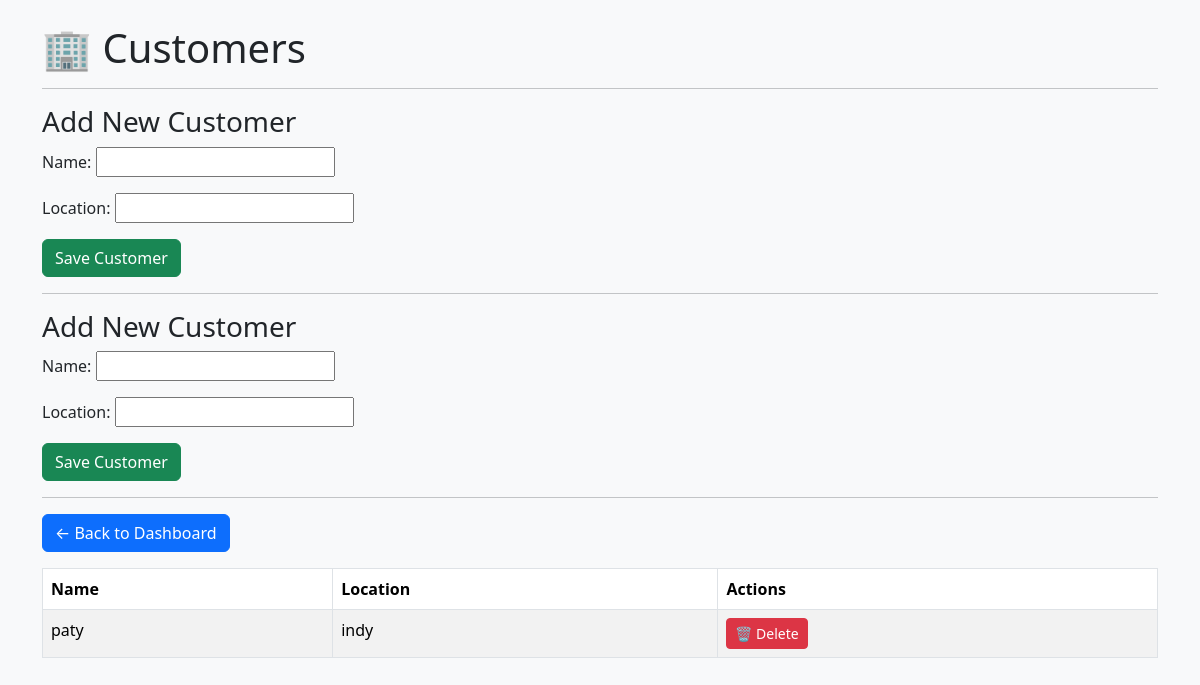
/customers/, run on an earlier commit of the app's database.
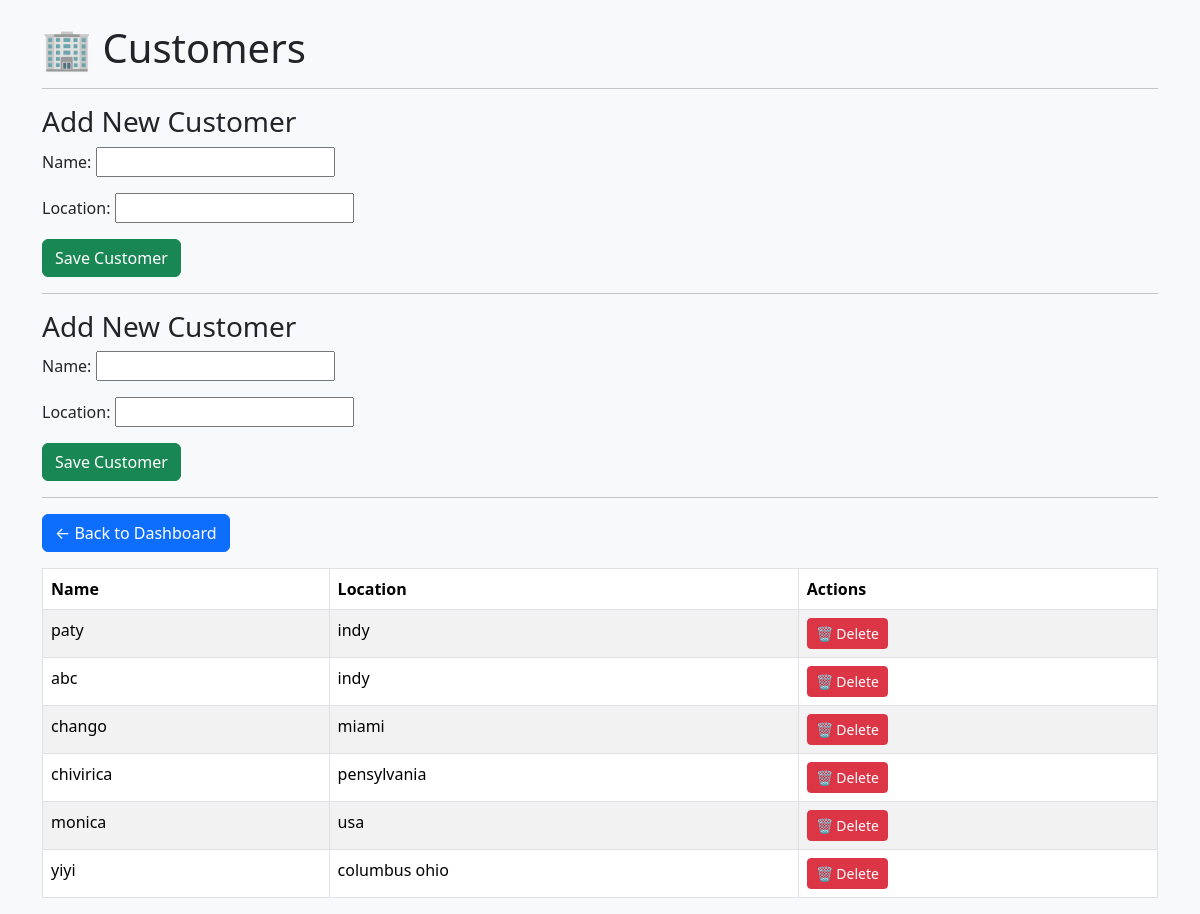
And on a later commit of the database.
### fleet/models.py (models this page shows, shortened)
class Customer(models.Model):
    name=models.CharField(max_length=100)
    location=models.CharField(max_length=200)
    company=models.ForeignKey(Company,on_delete=models.CASCADE,related_name="customers",null=True,blank=True)

### dashboard/views.py (the view)
# urls.py: path("customers/", views.customers, name="customers"),
def customers(request):
    if request.method == "POST":
        form = CustomerForm(request.POST)
        if form.is_valid():
            form.save()
            return redirect("customers")
    else:
        form = CustomerForm()
    return render(
        request,
        "dashboard/customers.html",
        {
            "customers": Customer.objects.all(),
            "form": form,
        },
    )

### dashboard/forms.py
class CustomerForm(forms.ModelForm):
    class Meta:
        model = Customer
        fields = [
            "name",
            "location",
        ]

### dashboard/templates/dashboard/customers.html (shortened to what this page needs)
<!DOCTYPE html>
<html lang="en">
<head>
    <link href="https://cdn.jsdelivr.net/npm/bootstrap@5.3.7/dist/css/bootstrap.min.css" rel="stylesheet">
</head>
<body class="bg-light">
<div class="container mt-4">
    <h1>🏢 Customers</h1>
<hr>
<h3>Add New Customer</h3>
<form method="POST">
    {{ form.as_p }}
    <button type="submit" class="btn btn-success">
        Save Customer
    </button>
</form>
<hr>
<h3>Add New Customer</h3>
<form method="POST">
    {{ form.as_p }}
    <button type="submit" class="btn btn-success">
        Save Customer
    </button>
</form>
<hr>
    <a href="/" class="btn btn-primary mb-3">
        ← Back to Dashboard
    </a>
   <table class="table table-striped table-bordered">
    <thead>
        <tr>
            <th>Name</th>
            <th>Location</th>
            <th>Actions</th>
        </tr>
    </thead>
    <tbody>
    {% for customer in customers %}
    <tr>
        <td>{{ customer.name }}</td>
        <td>{{ customer.location }}</td>
        <td>
            <a href="{% url 'delete_customer' customer.id %}"
               class="btn btn-danger btn-sm">
                🗑️ Delete
            </a>
        </td>
    </tr>
    {% empty %}
    <tr>
        <td colspan="3" class="text-center">
            No customers found.
        </td>
    </tr>
    {% endfor %}
    </tbody>
</table>
</div>
</body>
</html>

What changed in the data, as far as the page shows it:
added Customer: name "abc", location "indy"
added Customer: name "chango", location "miami"
added Customer: name "chivirica", location "pensylvania"
added Customer: name "monica", location "usa"
added Customer: name "yiyi", location "columbus ohio"
